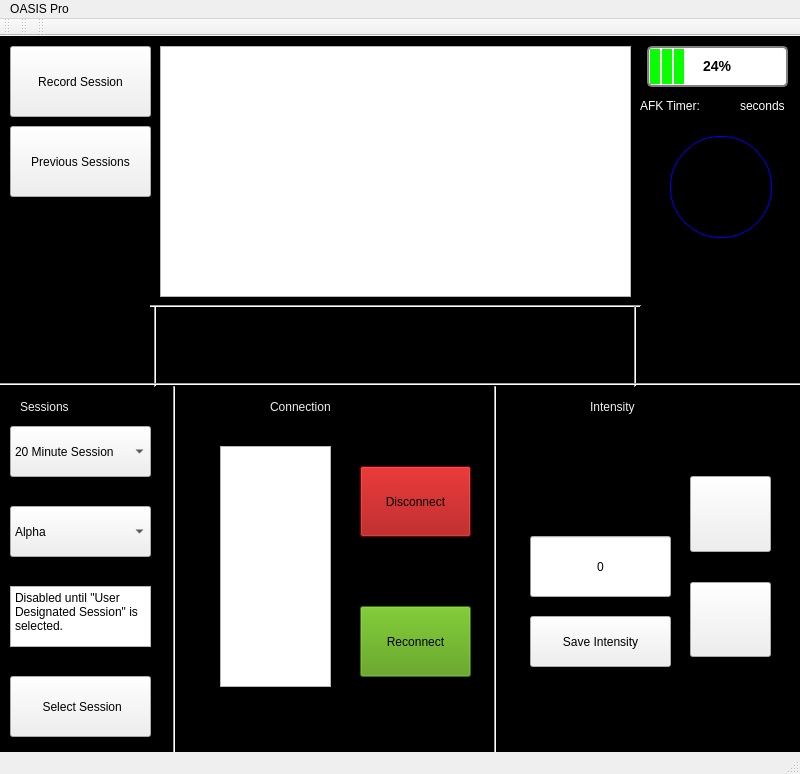
<?xml version="1.0" encoding="UTF-8"?>
<ui version="4.0">
 <class>MainWindow</class>
 <widget class="QMainWindow" name="MainWindow">
  <property name="geometry">
   <rect>
    <x>0</x>
    <y>0</y>
    <width>800</width>
    <height>774</height>
   </rect>
  </property>
  <property name="windowTitle">
   <string>MainWindow</string>
  </property>
  <property name="styleSheet">
   <string notr="true"/>
  </property>
  <widget class="QWidget" name="centralwidget">
   <property name="styleSheet">
    <string notr="true">#centralwidget {
	background-color: #000000
}</string>
   </property>
   <widget class="QLabel" name="icon">
    <property name="enabled">
     <bool>true</bool>
    </property>
    <property name="geometry">
     <rect>
      <x>170</x>
      <y>310</y>
      <width>71</width>
      <height>41</height>
     </rect>
    </property>
    <property name="styleSheet">
     <string notr="true">image: url(:/icons/Alpha.svg);</string>
    </property>
    <property name="text">
     <string/>
    </property>
   </widget>
   <widget class="QLabel" name="icon_5">
    <property name="enabled">
     <bool>true</bool>
    </property>
    <property name="geometry">
     <rect>
      <x>230</x>
      <y>280</y>
      <width>71</width>
      <height>51</height>
     </rect>
    </property>
    <property name="styleSheet">
     <string notr="true">image: url(:/icons/twentymin.svg);</string>
    </property>
    <property name="text">
     <string/>
    </property>
   </widget>
   <widget class="QLabel" name="label_3">
    <property name="geometry">
     <rect>
      <x>640</x>
      <y>60</y>
      <width>131</width>
      <height>20</height>
     </rect>
    </property>
    <property name="styleSheet">
     <string notr="true">QLabel{
	
	color: rgb(255, 255, 255);
}</string>
    </property>
    <property name="text">
     <string>AFK Timer:</string>
    </property>
   </widget>
   <widget class="Line" name="line_2">
    <property name="geometry">
     <rect>
      <x>480</x>
      <y>350</y>
      <width>31</width>
      <height>511</height>
     </rect>
    </property>
    <property name="orientation">
     <enum>Qt::Vertical</enum>
    </property>
   </widget>
   <widget class="QPushButton" name="pushButton_5">
    <property name="geometry">
     <rect>
      <x>10</x>
      <y>10</y>
      <width>141</width>
      <height>71</height>
     </rect>
    </property>
    <property name="text">
     <string>Record Session</string>
    </property>
   </widget>
   <widget class="QProgressBar" name="IntensityBar">
    <property name="geometry">
     <rect>
      <x>530</x>
      <y>500</y>
      <width>141</width>
      <height>61</height>
     </rect>
    </property>
    <property name="maximum">
     <number>8</number>
    </property>
    <property name="value">
     <number>0</number>
    </property>
    <property name="alignment">
     <set>Qt::AlignLeading|Qt::AlignLeft|Qt::AlignVCenter</set>
    </property>
    <property name="textVisible">
     <bool>true</bool>
    </property>
    <property name="orientation">
     <enum>Qt::Horizontal</enum>
    </property>
    <property name="textDirection">
     <enum>QProgressBar::TopToBottom</enum>
    </property>
    <property name="format">
     <string>%v</string>
    </property>
   </widget>
   <widget class="QTextBrowser" name="textBrowser">
    <property name="geometry">
     <rect>
      <x>160</x>
      <y>10</y>
      <width>471</width>
      <height>251</height>
     </rect>
    </property>
   </widget>
   <widget class="QComboBox" name="comboBox">
    <property name="geometry">
     <rect>
      <x>10</x>
      <y>390</y>
      <width>141</width>
      <height>51</height>
     </rect>
    </property>
    <item>
     <property name="text">
      <string>20 Minute Session</string>
     </property>
    </item>
    <item>
     <property name="text">
      <string>45 Minute Session</string>
     </property>
    </item>
    <item>
     <property name="text">
      <string>User Designated Session</string>
     </property>
    </item>
   </widget>
   <widget class="QLabel" name="icon_6">
    <property name="enabled">
     <bool>true</bool>
    </property>
    <property name="geometry">
     <rect>
      <x>350</x>
      <y>280</y>
      <width>71</width>
      <height>51</height>
     </rect>
    </property>
    <property name="styleSheet">
     <string notr="true">image: url(:/icons/fortyfivemin.svg);</string>
    </property>
    <property name="text">
     <string/>
    </property>
   </widget>
   <widget class="QLabel" name="label">
    <property name="geometry">
     <rect>
      <x>20</x>
      <y>350</y>
      <width>121</width>
      <height>41</height>
     </rect>
    </property>
    <property name="styleSheet">
     <string notr="true">QLabel{
 
	color: rgb(238, 238, 236);
	
	
	font: 9pt &quot;Noto Sans&quot;;
	font: 75 20pt &quot;Noto Sans Adlam&quot;;
}</string>
    </property>
    <property name="text">
     <string>Sessions</string>
    </property>
   </widget>
   <widget class="QPushButton" name="powerButton">
    <property name="geometry">
     <rect>
      <x>670</x>
      <y>100</y>
      <width>102</width>
      <height>102</height>
     </rect>
    </property>
    <property name="styleSheet">
     <string notr="true"> background-color: black;
 border-style: solid;
 border-width:1px;
 border-radius:50px;
 border-color: blue;
 max-width:100px;
 max-height:100px;
 min-width:100px;
 min-height:100px;
image: url(:/icons/ic_power.svg);</string>
    </property>
    <property name="text">
     <string/>
    </property>
    <property name="iconSize">
     <size>
      <width>42</width>
      <height>42</height>
     </size>
    </property>
   </widget>
   <widget class="QLabel" name="label_5">
    <property name="geometry">
     <rect>
      <x>710</x>
      <y>60</y>
      <width>131</width>
      <height>20</height>
     </rect>
    </property>
    <property name="styleSheet">
     <string notr="true">QLabel{
	
	color: rgb(255, 255, 255);
}</string>
    </property>
    <property name="text">
     <string/>
    </property>
   </widget>
   <widget class="QLabel" name="label_2">
    <property name="geometry">
     <rect>
      <x>270</x>
      <y>350</y>
      <width>161</width>
      <height>41</height>
     </rect>
    </property>
    <property name="styleSheet">
     <string notr="true">QLabel{
 
	color: rgb(238, 238, 236);
	
	
	font: 9pt &quot;Noto Sans&quot;;
	font: 75 20pt &quot;Noto Sans Adlam&quot;;
}</string>
    </property>
    <property name="text">
     <string>Connection</string>
    </property>
   </widget>
   <widget class="QLabel" name="icon_3">
    <property name="enabled">
     <bool>true</bool>
    </property>
    <property name="geometry">
     <rect>
      <x>410</x>
      <y>310</y>
      <width>71</width>
      <height>41</height>
     </rect>
    </property>
    <property name="styleSheet">
     <string notr="true">image: url(:/icons/Theta.svg);</string>
    </property>
    <property name="text">
     <string/>
    </property>
   </widget>
   <widget class="QPushButton" name="pushButton_8">
    <property name="geometry">
     <rect>
      <x>360</x>
      <y>570</y>
      <width>111</width>
      <height>71</height>
     </rect>
    </property>
    <property name="styleSheet">
     <string notr="true">QPushButton{
	font: 75 12pt &quot;Noto Sans Adlam&quot;;
	background-color: rgb(78, 154, 6);
}</string>
    </property>
    <property name="text">
     <string>Reconnect</string>
    </property>
   </widget>
   <widget class="Line" name="line">
    <property name="geometry">
     <rect>
      <x>159</x>
      <y>350</y>
      <width>31</width>
      <height>491</height>
     </rect>
    </property>
    <property name="orientation">
     <enum>Qt::Vertical</enum>
    </property>
   </widget>
   <widget class="QLabel" name="icon_4">
    <property name="enabled">
     <bool>true</bool>
    </property>
    <property name="geometry">
     <rect>
      <x>540</x>
      <y>310</y>
      <width>71</width>
      <height>41</height>
     </rect>
    </property>
    <property name="styleSheet">
     <string notr="true">image: url(:/icons/100hz.svg);</string>
    </property>
    <property name="text">
     <string/>
    </property>
   </widget>
   <widget class="Line" name="line_4">
    <property name="geometry">
     <rect>
      <x>140</x>
      <y>270</y>
      <width>31</width>
      <height>81</height>
     </rect>
    </property>
    <property name="orientation">
     <enum>Qt::Vertical</enum>
    </property>
   </widget>
   <widget class="QLabel" name="icon_2">
    <property name="enabled">
     <bool>true</bool>
    </property>
    <property name="geometry">
     <rect>
      <x>300</x>
      <y>310</y>
      <width>71</width>
      <height>41</height>
     </rect>
    </property>
    <property name="styleSheet">
     <string notr="true">image: url(:/icons/Beta 1.svg);</string>
    </property>
    <property name="text">
     <string/>
    </property>
   </widget>
   <widget class="QPlainTextEdit" name="plainTextEdit">
    <property name="enabled">
     <bool>true</bool>
    </property>
    <property name="geometry">
     <rect>
      <x>10</x>
      <y>550</y>
      <width>141</width>
      <height>61</height>
     </rect>
    </property>
    <property name="styleSheet">
     <string notr="true">QPlainTextEdit{
	

}</string>
    </property>
    <property name="plainText">
     <string>Disabled until &quot;User Designated Session&quot; is selected.</string>
    </property>
   </widget>
   <widget class="Line" name="line_6">
    <property name="geometry">
     <rect>
      <x>150</x>
      <y>260</y>
      <width>491</width>
      <height>20</height>
     </rect>
    </property>
    <property name="orientation">
     <enum>Qt::Horizontal</enum>
    </property>
   </widget>
   <widget class="Line" name="line_5">
    <property name="geometry">
     <rect>
      <x>620</x>
      <y>270</y>
      <width>31</width>
      <height>81</height>
     </rect>
    </property>
    <property name="orientation">
     <enum>Qt::Vertical</enum>
    </property>
   </widget>
   <widget class="QLabel" name="label_6">
    <property name="geometry">
     <rect>
      <x>740</x>
      <y>60</y>
      <width>131</width>
      <height>20</height>
     </rect>
    </property>
    <property name="styleSheet">
     <string notr="true">QLabel{
	
	color: rgb(255, 255, 255);
}</string>
    </property>
    <property name="text">
     <string>seconds</string>
    </property>
   </widget>
   <widget class="QGraphicsView" name="graphicsView">
    <property name="geometry">
     <rect>
      <x>220</x>
      <y>410</y>
      <width>111</width>
      <height>241</height>
     </rect>
    </property>
    <property name="styleSheet">
     <string notr="true"/>
    </property>
   </widget>
   <widget class="QPushButton" name="pushButton_7">
    <property name="geometry">
     <rect>
      <x>360</x>
      <y>430</y>
      <width>111</width>
      <height>71</height>
     </rect>
    </property>
    <property name="styleSheet">
     <string notr="true">QPushButton{
	font: 75 12pt &quot;Noto Sans Adlam&quot;;
	background-color: rgb(164, 0, 0);
}</string>
    </property>
    <property name="text">
     <string>Disconnect</string>
    </property>
   </widget>
   <widget class="QProgressBar" name="battery">
    <property name="geometry">
     <rect>
      <x>647</x>
      <y>10</y>
      <width>141</width>
      <height>41</height>
     </rect>
    </property>
    <property name="styleSheet">
     <string notr="true">QProgressBar{
	border: 2px solid grey;
	border-radius: 5px;
	font: bold 14px;
	text-align: center;
}
QProgressBar::chunk{
	background-color: #09ff00;
	width: 10px;
	margin: 0.5px;
}</string>
    </property>
    <property name="value">
     <number>24</number>
    </property>
   </widget>
   <widget class="QLabel" name="icon_7">
    <property name="enabled">
     <bool>true</bool>
    </property>
    <property name="geometry">
     <rect>
      <x>470</x>
      <y>280</y>
      <width>71</width>
      <height>51</height>
     </rect>
    </property>
    <property name="styleSheet">
     <string notr="true">image: url(:/icons/customMin.svg);</string>
    </property>
    <property name="text">
     <string/>
    </property>
   </widget>
   <widget class="QLabel" name="label_4">
    <property name="geometry">
     <rect>
      <x>590</x>
      <y>350</y>
      <width>161</width>
      <height>41</height>
     </rect>
    </property>
    <property name="styleSheet">
     <string notr="true">QLabel{
 
	color: rgb(238, 238, 236);
	
	
	font: 9pt &quot;Noto Sans&quot;;
	font: 75 20pt &quot;Noto Sans Adlam&quot;;
}</string>
    </property>
    <property name="text">
     <string>Intensity</string>
    </property>
   </widget>
   <widget class="QComboBox" name="comboBox_2">
    <property name="geometry">
     <rect>
      <x>10</x>
      <y>470</y>
      <width>141</width>
      <height>51</height>
     </rect>
    </property>
    <item>
     <property name="text">
      <string>Alpha</string>
     </property>
    </item>
    <item>
     <property name="text">
      <string>Beta 1</string>
     </property>
    </item>
    <item>
     <property name="text">
      <string>Theta</string>
     </property>
    </item>
    <item>
     <property name="text">
      <string>100 Hz</string>
     </property>
    </item>
   </widget>
   <widget class="QPushButton" name="pushButton_4">
    <property name="geometry">
     <rect>
      <x>10</x>
      <y>640</y>
      <width>141</width>
      <height>61</height>
     </rect>
    </property>
    <property name="text">
     <string> Select Session</string>
    </property>
   </widget>
   <widget class="Line" name="line_3">
    <property name="geometry">
     <rect>
      <x>0</x>
      <y>340</y>
      <width>821</width>
      <height>16</height>
     </rect>
    </property>
    <property name="orientation">
     <enum>Qt::Horizontal</enum>
    </property>
   </widget>
   <widget class="QWidget" name="layoutWidget">
    <property name="geometry">
     <rect>
      <x>680</x>
      <y>430</y>
      <width>101</width>
      <height>201</height>
     </rect>
    </property>
    <layout class="QVBoxLayout" name="verticalLayout_2">
     <property name="spacing">
      <number>30</number>
     </property>
     <property name="leftMargin">
      <number>10</number>
     </property>
     <property name="topMargin">
      <number>10</number>
     </property>
     <property name="rightMargin">
      <number>10</number>
     </property>
     <property name="bottomMargin">
      <number>10</number>
     </property>
     <item>
      <widget class="QPushButton" name="increaseIntensityButton_2">
       <property name="sizePolicy">
        <sizepolicy hsizetype="Minimum" vsizetype="Minimum">
         <horstretch>0</horstretch>
         <verstretch>0</verstretch>
        </sizepolicy>
       </property>
       <property name="styleSheet">
        <string notr="true">border-image: url(:/icons/ic_increase_intensity.svg);</string>
       </property>
       <property name="text">
        <string/>
       </property>
       <property name="iconSize">
        <size>
         <width>45</width>
         <height>30</height>
        </size>
       </property>
      </widget>
     </item>
     <item>
      <widget class="QPushButton" name="decreaseIntensityButton_2">
       <property name="sizePolicy">
        <sizepolicy hsizetype="Minimum" vsizetype="Minimum">
         <horstretch>0</horstretch>
         <verstretch>0</verstretch>
        </sizepolicy>
       </property>
       <property name="styleSheet">
        <string notr="true">border-image: url(:/icons/ic_decrease_intensity.svg);</string>
       </property>
       <property name="text">
        <string/>
       </property>
       <property name="iconSize">
        <size>
         <width>45</width>
         <height>34</height>
        </size>
       </property>
      </widget>
     </item>
    </layout>
   </widget>
   <widget class="QPushButton" name="saveIntButton">
    <property name="geometry">
     <rect>
      <x>530</x>
      <y>580</y>
      <width>141</width>
      <height>51</height>
     </rect>
    </property>
    <property name="text">
     <string>Save Intensity</string>
    </property>
   </widget>
   <widget class="QPushButton" name="pushButton_6">
    <property name="geometry">
     <rect>
      <x>10</x>
      <y>90</y>
      <width>141</width>
      <height>71</height>
     </rect>
    </property>
    <property name="text">
     <string>Previous Sessions</string>
    </property>
   </widget>
  </widget>
  <widget class="QMenuBar" name="menubar">
   <property name="geometry">
    <rect>
     <x>0</x>
     <y>0</y>
     <width>800</width>
     <height>22</height>
    </rect>
   </property>
   <widget class="QMenu" name="menuOASIS_Pro">
    <property name="title">
     <string>OASIS Pro</string>
    </property>
   </widget>
   <addaction name="menuOASIS_Pro"/>
  </widget>
  <widget class="QStatusBar" name="statusbar"/>
  <widget class="QToolBar" name="toolBar">
   <property name="windowTitle">
    <string>toolBar</string>
   </property>
   <attribute name="toolBarArea">
    <enum>TopToolBarArea</enum>
   </attribute>
   <attribute name="toolBarBreak">
    <bool>false</bool>
   </attribute>
  </widget>
  <widget class="QToolBar" name="toolBar_2">
   <property name="windowTitle">
    <string>toolBar_2</string>
   </property>
   <attribute name="toolBarArea">
    <enum>TopToolBarArea</enum>
   </attribute>
   <attribute name="toolBarBreak">
    <bool>false</bool>
   </attribute>
  </widget>
  <widget class="QToolBar" name="toolBar_3">
   <property name="windowTitle">
    <string>toolBar_3</string>
   </property>
   <attribute name="toolBarArea">
    <enum>TopToolBarArea</enum>
   </attribute>
   <attribute name="toolBarBreak">
    <bool>false</bool>
   </attribute>
  </widget>
 </widget>
 <resources/>
 <connections/>
</ui>
